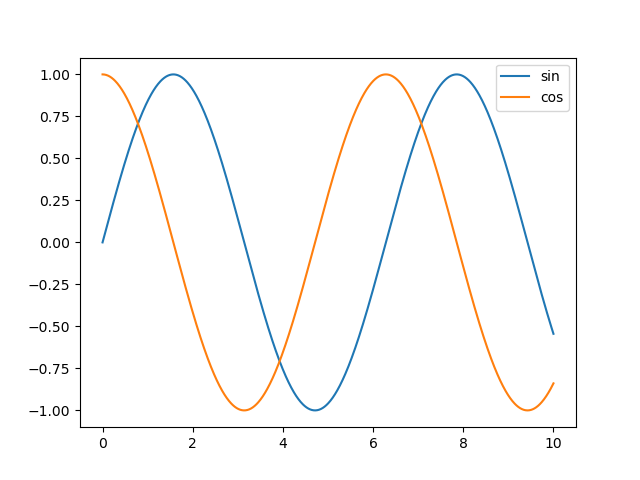

Python code for this plot:
"""An introduction to SciPy"""


import numpy as np
import matplotlib.pyplot as plt


xi = np.linspace(0, 10, 1000)
ysin = np.sin(xi)
ycos = np.cos(xi)

print(ysin.shape, ysin.size)

plt.plot(xi, ysin, label="sin")
plt.plot(xi, ycos, label="cos")
plt.legend()

if True:
    plt.show()
else:
    plt.savefig("sine.png")
